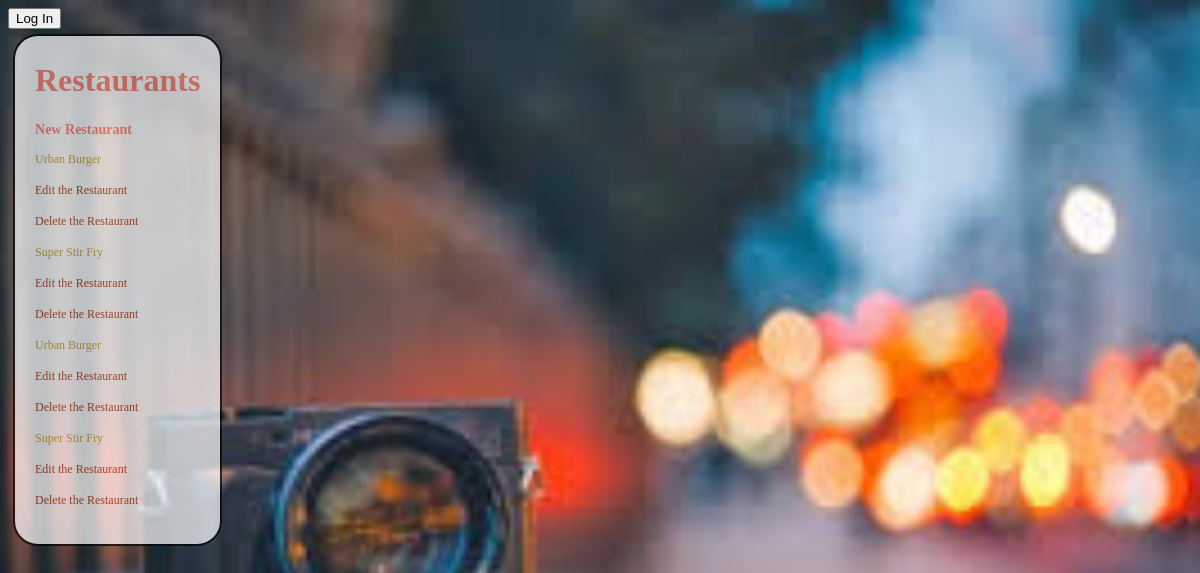
The page /restaurants/ on the database its author committed.
### database_setup.py (models this page shows, shortened)
class Restaurant(Base):
    __tablename__ = 'restaurant'
    id = Column(Integer, primary_key=True)
    name = Column(String(250), nullable=False)
    picture = Column(String(250))
    user_id = Column(Integer, ForeignKey('user.id'))
    user = relationship(User)

### project.py (the view)
@app.route('/')
@app.route('/restaurants/')
def showRestaurants():
    DBSession = sessionmaker(bind=engine)
    session = DBSession()
    restaurants = session.query(Restaurant).all()
    return render_template('restaurants.html', restaurants=restaurants)

### templates/restaurants.html
<html>
<head>
<link rel=stylesheet type=text/css href="{{ url_for('static', filename='style.css') }}">
</head>
<body>
{% include "navbar.html" %}
<div class="pane">
<h1>Restaurants</h1>
<a href="{{url_for('newRestaurant')}}" > <h3> New Restaurant </h3> </a>
{% for restaurant in restaurants %}
<a href = "{{url_for('restaurantMenu', restaurant_id = restaurant.id)}}"> <p>{{restaurant.name}}</p></a>
<p><a href = "{{url_for('editRestaurant',restaurant_id = restaurant.id)}}">Edit the Restaurant</a></p>
<p> <a href = "{{url_for('deleteRestaurant',restaurant_id = restaurant.id)}}">Delete the Restaurant</a> </p>
{% endfor %}
</div>
</body>
</html>

### static/style.css (style rules this page uses)
body { font-family: serif; background-color: #blue; background-image: url('sakr.jpg') ; background-position: center; background-size: cover; }
h1 { font-family: serif; color: #red }
h1, h2, h3, h4 { color: #FA8072; font-weight: bold; }
p { color: #BEA42E; }
a { text-decoration: none; color:#AB3E16; font-size: .75em; }
.pane { position:absolute; border: 2px solid; opacity: 0.7; filter: alpha(opacity=60); border-radius: 25px; padding: 20px; padding-top: 5px; margin: 5px; border-color: #000000; background-color: #ffffff; }

### rows shown on the page
Restaurant: name "Urban Burger"
Restaurant: name "Super Stir Fry"
Restaurant: name "Urban Burger"
Restaurant: name "Super Stir Fry"
